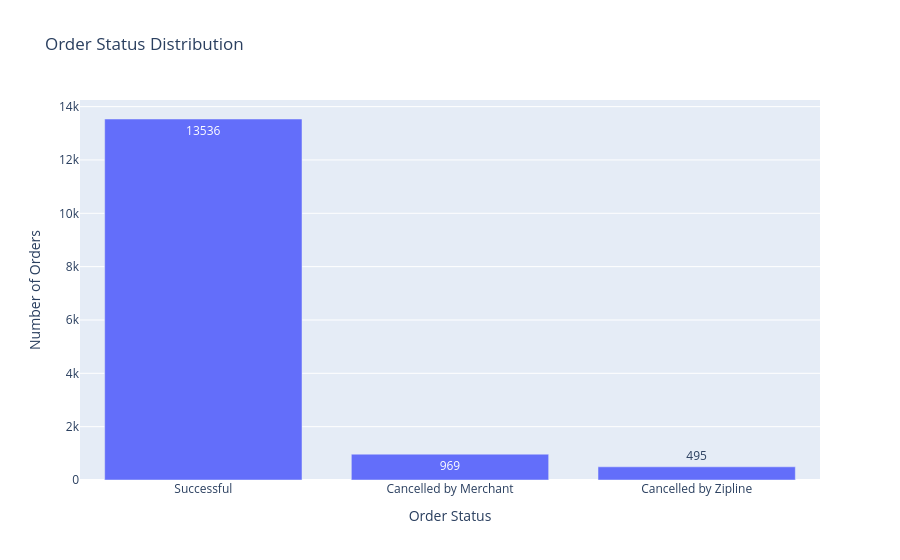

Write notebook code for a chart like this one.
### Code cell
import plotly.express as px

status_counts = orders['Order Status'].value_counts().reset_index()
status_counts.columns = ['Order Status', 'Count']

fig = px.bar(
    status_counts,
    x='Order Status',
    y='Count',
    title='Order Status Distribution',
    text='Count'
)

fig.update_layout(xaxis_title='Order Status', yaxis_title='Number of Orders')

fig.show()

### Figure 1 — Plotly figure (JSON) as saved in the notebook; plotly's stock layout.template omitted (floating-point values rounded to 4 significant figures)
{"data": [{"hovertemplate": "Order Status=%{x}<br>Count=%{text}<extra></extra>", "legendgroup": "", "marker": {"color": "#636efa", "pattern": {"shape": ""}}, "name": "", "orientation": "v", "showlegend": false, "text": [13540.0, 969.0, 495.0], "textposition": "auto", "type": "bar", "x": ["Successful", "Cancelled by Merchant", "Cancelled by Zipline"], "xaxis": "x", "y": [13536, 969, 495], "yaxis": "y"}], "layout": {"barmode": "relative", "legend": {"tracegroupgap": 0}, "title": {"text": "Order Status Distribution"}, "xaxis": {"anchor": "y", "domain": [0, 1], "title": {"text": "Order Status"}}, "yaxis": {"anchor": "x", "domain": [0, 1], "title": {"text": "Number of Orders"}}}}
